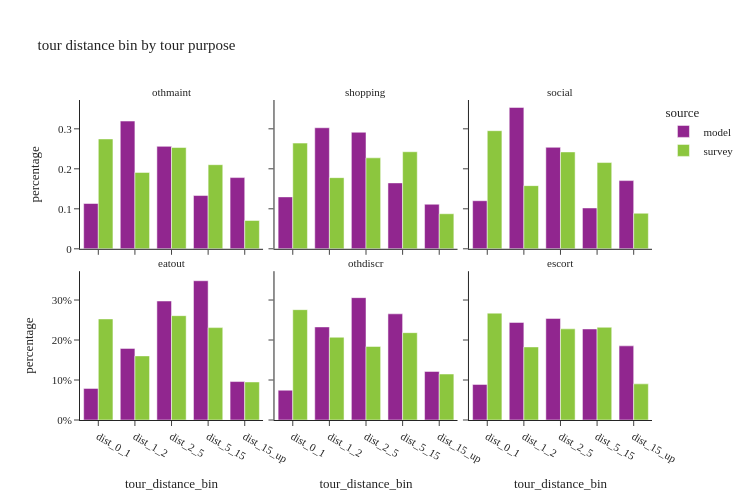

The notebook cell this image was saved under:
### Markdown cell above
## non-mantatory tour distance by purpose

### Code cell
util.plot_share_facetbar(non_m_tour_data, 'tour_weight', share_col="tour_distance_bin", title="tour distance bin by tour purpose", 
                            facet_col="tour_type", facet_col_wrap=3, height=500, orientation='v')

### Figure 1 — Plotly figure (JSON) as saved in the notebook; plotly's stock layout.template omitted (floating-point values rounded to 4 significant figures)
{"data": [{"alignmentgroup": "True", "customdata": [[46936], [132359], [106146], [55188], [73794]], "hovertemplate": "source=model<br>tour_type=othmaint<br>tour_distance_bin=%{x}<br>percentage=%{y}<br>sample_size=%{customdata[0]}<extra></extra>", "legendgroup": "model", "marker": {"color": "#91268F", "pattern": {"shape": ""}}, "name": "model", "offsetgroup": "model", "orientation": "v", "showlegend": true, "textposition": "auto", "type": "bar", "x": ["dist_0_1", "dist_1_2", "dist_2_5", "dist_5_15", "dist_15_up"], "xaxis": "x4", "y": [0.1133, 0.3194, 0.2561, 0.1332, 0.1781], "yaxis": "y4"}, {"alignmentgroup": "True", "customdata": [[101144], [235783], [226987], [128380], [86808]], "hovertemplate": "source=model<br>tour_type=shopping<br>tour_distance_bin=%{x}<br>percentage=%{y}<br>sample_size=%{customdata[0]}<extra></extra>", "legendgroup": "model", "marker": {"color": "#91268F", "pattern": {"shape": ""}}, "name": "model", "offsetgroup": "model", "orientation": "v", "showlegend": false, "textposition": "auto", "type": "bar", "x": ["dist_0_1", "dist_1_2", "dist_2_5", "dist_5_15", "dist_15_up"], "xaxis": "x5", "y": [0.1298, 0.3026, 0.2913, 0.1648, 0.1114], "yaxis": "y5"}, {"alignmentgroup": "True", "customdata": [[20069], [59018], [42366], [17051], [28472]], "hovertemplate": "source=model<br>tour_type=social<br>tour_distance_bin=%{x}<br>percentage=%{y}<br>sample_size=%{customdata[0]}<extra></extra>", "legendgroup": "model", "marker": {"color": "#91268F", "pattern": {"shape": ""}}, "name": "model", "offsetgroup": "model", "orientation": "v", "showlegend": false, "textposition": "auto", "type": "bar", "x": ["dist_0_1", "dist_1_2", "dist_2_5", "dist_5_15", "dist_15_up"], "xaxis": "x6", "y": [0.1202, 0.3535, 0.2537, 0.1021, 0.1705], "yaxis": "y6"}, {"alignmentgroup": "True", "customdata": [[23271], [52714], [87578], [102499], [28298]], "hovertemplate": "source=model<br>tour_type=eatout<br>tour_distance_bin=%{x}<br>percentage=%{y}<br>sample_size=%{customdata[0]}<extra></extra>", "legendgroup": "model", "marker": {"color": "#91268F", "pattern": {"shape": ""}}, "name": "model", "offsetgroup": "model", "orientation": "v", "showlegend": false, "textposition": "auto", "type": "bar", "x": ["dist_0_1", "dist_1_2", "dist_2_5", "dist_5_15", "dist_15_up"], "xaxis": "x", "y": [0.07906, 0.1791, 0.2975, 0.3482, 0.09613], "yaxis": "y"}, {"alignmentgroup": "True", "customdata": [[46948], [146704], [192851], [167333], [76560]], "hovertemplate": "source=model<br>tour_type=othdiscr<br>tour_distance_bin=%{x}<br>percentage=%{y}<br>sample_size=%{customdata[0]}<extra></extra>", "legendgroup": "model", "marker": {"color": "#91268F", "pattern": {"shape": ""}}, "name": "model", "offsetgroup": "model", "orientation": "v", "showlegend": false, "textposition": "auto", "type": "bar", "x": ["dist_0_1", "dist_1_2", "dist_2_5", "dist_5_15", "dist_15_up"], "xaxis": "x2", "y": [0.07447, 0.2327, 0.3059, 0.2654, 0.1214], "yaxis": "y2"}, {"alignmentgroup": "True", "customdata": [[49097], [134586], [140084], [125552], [102249]], "hovertemplate": "source=model<br>tour_type=escort<br>tour_distance_bin=%{x}<br>percentage=%{y}<br>sample_size=%{customdata[0]}<extra></extra>", "legendgroup": "model", "marker": {"color": "#91268F", "pattern": {"shape": ""}}, "name": "model", "offsetgroup": "model", "orientation": "v", "showlegend": false, "textposition": "auto", "type": "bar", "x": ["dist_0_1", "dist_1_2", "dist_2_5", "dist_5_15", "dist_15_up"], "xaxis": "x3", "y": [0.08901, 0.244, 0.254, 0.2276, 0.1854], "yaxis": "y3"}, {"alignmentgroup": "True", "customdata": [[128], [89], [118], [98], [33]], "hovertemplate": "source=survey<br>tour_type=othmaint<br>tour_distance_bin=%{x}<br>percentage=%{y}<br>sample_size=%{customdata[0]}<extra></extra>", "legendgroup": "survey", "marker": {"color": "#8CC63E", "pattern": {"shape": ""}}, "name": "survey", "offsetgroup": "survey", "orientation": "v", "showlegend": true, "textposition": "auto", "type": "bar", "x": ["dist_0_1", "dist_1_2", "dist_2_5", "dist_5_15", "dist_15_up"], "xaxis": "x4", "y": [0.2747, 0.191, 0.2532, 0.2103, 0.07082], "yaxis": "y4"}, {"alignmentgroup": "True", "customdata": [[208], [140], [179], [191], [69]], "hovertemplate": "source=survey<br>tour_type=shopping<br>tour_distance_bin=%{x}<br>percentage=%{y}<br>sample_size=%{customdata[0]}<extra></extra>", "legendgroup": "survey", "marker": {"color": "#8CC63E", "pattern": {"shape": ""}}, "name": "survey", "offsetgroup": "survey", "orientation": "v", "showlegend": false, "textposition": "auto", "type": "bar", "x": ["dist_0_1", "dist_1_2", "dist_2_5", "dist_5_15", "dist_15_up"], "xaxis": "x5", "y": [0.2643, 0.1779, 0.2274, 0.2427, 0.08767], "yaxis": "y5"}, {"alignmentgroup": "True", "customdata": [[445], [238], [365], [325], [134]], "hovertemplate": "source=survey<br>tour_type=social<br>tour_distance_bin=%{x}<br>percentage=%{y}<br>sample_size=%{customdata[0]}<extra></extra>", "legendgroup": "survey", "marker": {"color": "#8CC63E", "pattern": {"shape": ""}}, "name": "survey", "offsetgroup": "survey", "orientation": "v", "showlegend": false, "textposition": "auto", "type": "bar", "x": ["dist_0_1", "dist_1_2", "dist_2_5", "dist_5_15", "dist_15_up"], "xaxis": "x6", "y": [0.2953, 0.1579, 0.2422, 0.2157, 0.08892], "yaxis": "y6"}, {"alignmentgroup": "True", "customdata": [[93], [59], [96], [85], [35]], "hovertemplate": "source=survey<br>tour_type=eatout<br>tour_distance_bin=%{x}<br>percentage=%{y}<br>sample_size=%{customdata[0]}<extra></extra>", "legendgroup": "survey", "marker": {"color": "#8CC63E", "pattern": {"shape": ""}}, "name": "survey", "offsetgroup": "survey", "orientation": "v", "showlegend": false, "textposition": "auto", "type": "bar", "x": ["dist_0_1", "dist_1_2", "dist_2_5", "dist_5_15", "dist_15_up"], "xaxis": "x", "y": [0.2527, 0.1603, 0.2609, 0.231, 0.09511], "yaxis": "y"}, {"alignmentgroup": "True", "customdata": [[24], [18], [16], [19], [10]], "hovertemplate": "source=survey<br>tour_type=othdiscr<br>tour_distance_bin=%{x}<br>percentage=%{y}<br>sample_size=%{customdata[0]}<extra></extra>", "legendgroup": "survey", "marker": {"color": "#8CC63E", "pattern": {"shape": ""}}, "name": "survey", "offsetgroup": "survey", "orientation": "v", "showlegend": false, "textposition": "auto", "type": "bar", "x": ["dist_0_1", "dist_1_2", "dist_2_5", "dist_5_15", "dist_15_up"], "xaxis": "x2", "y": [0.2759, 0.2069, 0.1839, 0.2184, 0.1149], "yaxis": "y2"}, {"alignmentgroup": "True", "customdata": [[136], [93], [116], [118], [46]], "hovertemplate": "source=survey<br>tour_type=escort<br>tour_distance_bin=%{x}<br>percentage=%{y}<br>sample_size=%{customdata[0]}<extra></extra>", "legendgroup": "survey", "marker": {"color": "#8CC63E", "pattern": {"shape": ""}}, "name": "survey", "offsetgroup": "survey", "orientation": "v", "showlegend": false, "textposition": "auto", "type": "bar", "x": ["dist_0_1", "dist_1_2", "dist_2_5", "dist_5_15", "dist_15_up"], "xaxis": "x3", "y": [0.2672, 0.1827, 0.2279, 0.2318, 0.09037], "yaxis": "y3"}], "layout": {"annotations": [{"font": {}, "showarrow": false, "text": "eatout", "x": 0.16, "xanchor": "center", "xref": "paper", "y": 0.465, "yanchor": "bottom", "yref": "paper"}, {"font": {}, "showarrow": false, "text": "othdiscr", "x": 0.5, "xanchor": "center", "xref": "paper", "y": 0.465, "yanchor": "bottom", "yref": "paper"}, {"font": {}, "showarrow": false, "text": "escort", "x": 0.84, "xanchor": "center", "xref": "paper", "y": 0.465, "yanchor": "bottom", "yref": "paper"}, {"font": {}, "showarrow": false, "text": "othmaint", "x": 0.16, "xanchor": "center", "xref": "paper", "y": 1.0, "yanchor": "bottom", "yref": "paper"}, {"font": {}, "showarrow": false, "text": "shopping", "x": 0.5, "xanchor": "center", "xref": "paper", "y": 1.0, "yanchor": "bottom", "yref": "paper"}, {"font": {}, "showarrow": false, "text": "social", "x": 0.84, "xanchor": "center", "xref": "paper", "y": 1.0, "yanchor": "bottom", "yref": "paper"}], "barmode": "group", "height": 500, "legend": {"title": {"text": "source"}, "tracegroupgap": 0}, "title": {"text": "tour distance bin by tour purpose"}, "width": 750, "xaxis": {"anchor": "y", "domain": [0.0, 0.32], "title": {"text": "tour_distance_bin"}}, "xaxis2": {"anchor": "y2", "domain": [0.34, 0.66], "matches": "x", "title": {"text": "tour_distance_bin"}}, "xaxis3": {"anchor": "y3", "domain": [0.68, 1.0], "matches": "x", "title": {"text": "tour_distance_bin"}}, "xaxis4": {"anchor": "y4", "domain": [0.0, 0.32], "matches": "x", "showticklabels": false}, "xaxis5": {"anchor": "y5", "domain": [0.34, 0.66], "matches": "x", "showticklabels": false}, "xaxis6": {"anchor": "y6", "domain": [0.68, 1.0], "matches": "x", "showticklabels": false}, "yaxis": {"anchor": "x", "domain": [0.0, 0.465], "tickformat": ".0%", "title": {"text": "percentage"}}, "yaxis2": {"anchor": "x2", "domain": [0.0, 0.465], "matches": "y", "showticklabels": false, "tickformat": ".0%"}, "yaxis3": {"anchor": "x3", "domain": [0.0, 0.465], "matches": "y", "showticklabels": false}, "yaxis4": {"anchor": "x4", "domain": [0.535, 1.0], "matches": "y", "title": {"text": "percentage"}}, "yaxis5": {"anchor": "x5", "domain": [0.535, 1.0], "matches": "y", "showticklabels": false}, "yaxis6": {"anchor": "x6", "domain": [0.535, 1.0], "matches": "y", "showticklabels": false}}}
